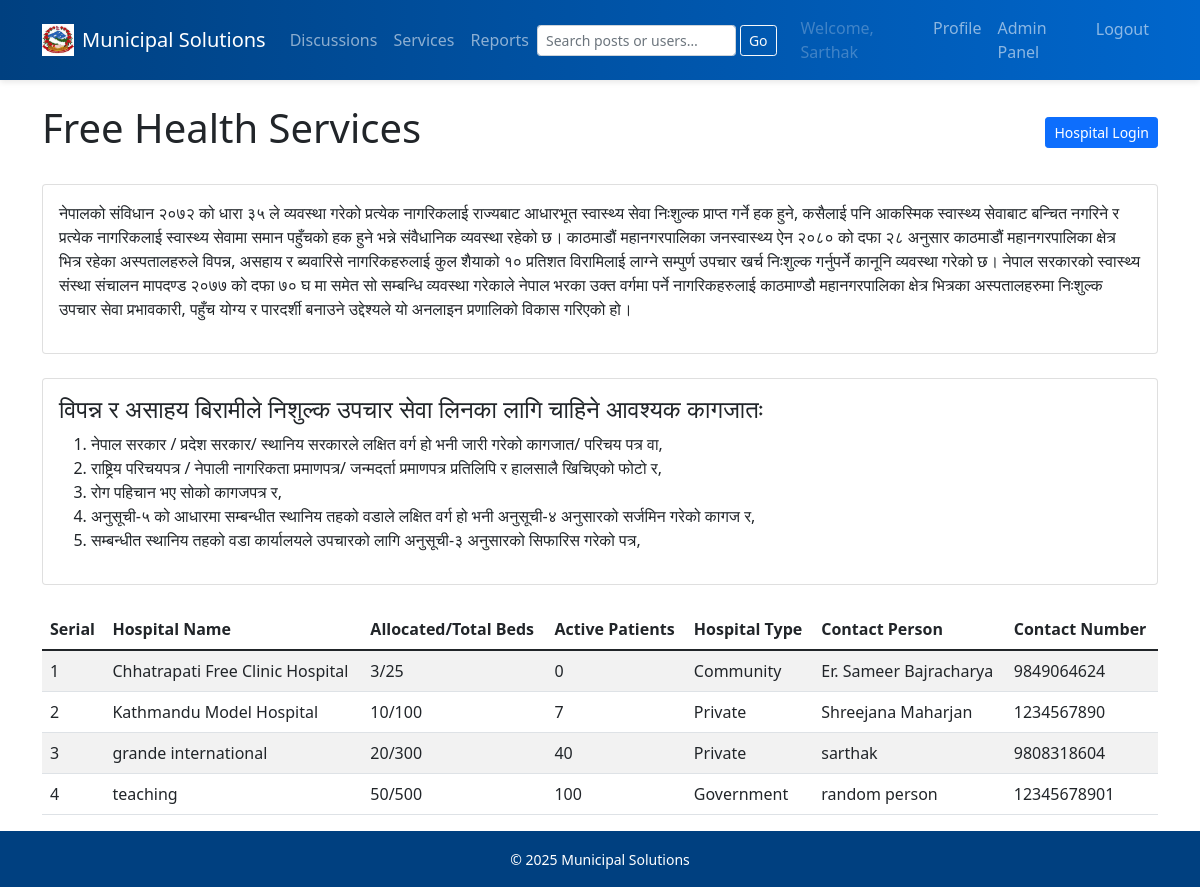
The app's page /services/free-health/ (signed in) with its own data.
### accounts/models.py (models this page shows, shortened)
class CustomUser(AbstractUser):
    is_admin     = models.BooleanField(default=False)
    phone_number = models.CharField(max_length=20, blank=True)
    address      = models.TextField(blank=True)
    email        = models.EmailField(unique=True)

### services/models.py (models this page shows, shortened)
class Hospital(models.Model):
    HOSPITAL_TYPE_CHOICES = [
        ('Community', 'Community'),
        ('Private', 'Private'),
        ('Government', 'Government'),
    ]
    name = models.CharField("Hospital Name", max_length=255)
    allocated_beds = models.PositiveIntegerField("Allocated Beds")
    total_beds     = models.PositiveIntegerField("Total Beds")
    active_patients = models.PositiveIntegerField("Active Patients")
    hospital_type  = models.CharField("Hospital Type", max_length=20, choices=HOSPITAL_TYPE_CHOICES)
    contact_person = models.CharField("Contact Person", max_length=100)
    contact_number = models.CharField("Contact Number", max_length=20)
    class Meta:
        verbose_name = "Hospital"
        verbose_name_plural = "Hospitals"

### services/views.py (the view)
# urls.py: path('services/free-health/', views.free_health_services, name='free_health_services'),
def free_health_services(request):
    hospitals = Hospital.objects.all().order_by('id')
    return render(request, 'services/free_health_services.html', {
        'hospitals': hospitals
    })

### templates/services/free_health_services.html (shortened to what this page needs)
{% extends "base.html" %}
{% block content %}
  <div class="d-flex justify-content-between align-items-center mb-4">
    <h1>Free Health Services</h1>
    <a href="https://freehealth.kathmandu.gov.np/h_login/"
       class="btn btn-primary btn-sm">
      Hospital Login
    </a>
  </div>
  <div class="card mb-4">
    <div class="card-body">
      <p>
        नेपालको संविधान २०७२ को धारा ३५ ले व्यवस्था गरेको प्रत्येक नागरिकलाई राज्यबाट आधारभूत स्वास्थ्य सेवा निःशुल्क प्राप्त गर्ने हक हुने, कसैलाई पनि आकस्मिक स्वास्थ्य सेवाबाट बन्चित नगरिने र प्रत्येक नागरिकलाई स्वास्थ्य सेवामा समान पहुँचको हक हुने भन्ने संवैधानिक व्यवस्था रहेको छ। काठमाडौं महानगरपालिका जनस्वास्थ्य ऐन २०८० को दफा २८ अनुसार काठमाडौं महानगरपालिका क्षेत्र भित्र रहेका अस्पतालहरुले विपन्न, असहाय र ब्यवारिसे नागरिकहरुलाई कुल शैयाको १० प्रतिशत विरामिलाई लाग्ने सम्पुर्ण उपचार खर्च निःशुल्क गर्नुपर्ने कानूनि व्यवस्था गरेको छ। नेपाल सरकारको स्वास्थ्य संस्था संचालन मापदण्ड २०७७ को दफा ७० घ मा समेत सो सम्बन्धि व्यवस्था गरेकाले नेपाल भरका उक्त वर्गमा पर्ने नागरिकहरुलाई काठमाण्डौ महानगरपालिका क्षेत्र भित्रका अस्पतालहरुमा निःशुल्क उपचार सेवा प्रभावकारी, पहुँच योग्य र पारदर्शी बनाउने उद्देश्यले यो अनलाइन प्रणालिको विकास गरिएको हो।
      </p>
    </div>
  </div>
  <div class="card mb-4">
    <div class="card-body">
      <h4 class="card-title">
        विपन्न र असाहय बिरामीले निशुल्क उपचार सेवा लिनका लागि चाहिने आवश्यक कागजातः
      </h4>
      <ol>
        <li>नेपाल सरकार / प्रदेश सरकार/ स्थानिय सरकारले लक्षित वर्ग हो भनी जारी गरेको कागजात/ परिचय पत्र वा,</li>
        <li>राष्ट्रिय परिचयपत्र / नेपाली नागरिकता प्रमाणपत्र/ जन्मदर्ता प्रमाणपत्र प्रतिलिपि र हालसालै खिचिएको फोटो र,</li>
        <li>रोग पहिचान भए सोको कागजपत्र र,</li>
        <li>अनुसूची-५ को आधारमा सम्बन्धीत स्थानिय तहको वडाले लक्षित वर्ग हो भनी अनुसूची-४ अनुसारको सर्जमिन गरेको कागज र,</li>
        <li>सम्बन्धीत स्थानिय तहको वडा कार्यालयले उपचारको लागि अनुसूची-३ अनुसारको सिफारिस गरेको पत्र,</li>
      </ol>
    </div>
  </div>
  <table class="table table-striped">
    <thead>
      <tr>
        <th>Serial</th>
        <th>Hospital Name</th>
        <th>Allocated/Total Beds</th>
        <th>Active Patients</th>
        <th>Hospital Type</th>
        <th>Contact Person</th>
        <th>Contact Number</th>
      </tr>
    </thead>
    <tbody>
      {% for hosp in hospitals %}
        <tr>
          <td>{{ forloop.counter }}</td>
          <td>{{ hosp.name }}</td>
          <td>{{ hosp.allocated_beds }}/{{ hosp.total_beds }}</td>
          <td>{{ hosp.active_patients }}</td>
          <td>{{ hosp.hospital_type }}</td>
          <td>{{ hosp.contact_person }}</td>
          <td>{{ hosp.contact_number }}</td>
        </tr>
      {% empty %}
        <tr>
          <td colspan="7">No hospital data yet. Head to the admin panel to add entries.</td>
        </tr>
      {% endfor %}
    </tbody>
  </table>
{% endblock %}

### templates/base.html (shortened to what this page needs)
{% load static %}
<!DOCTYPE html>
<html>
<head>
    <link href="{% static 'css/style.css' %}" rel="stylesheet">
    <link href="https://cdn.jsdelivr.net/npm/bootstrap@5.1.3/dist/css/bootstrap.min.css"
          rel="stylesheet">
</head>
<body>
<nav class="navbar navbar-expand-lg navbar-dark">
  <div class="container">
    <a class="navbar-brand d-flex align-items-center" href="{% url 'home' %}">
      <img src="{% static 'css/img/ms_logo.jpeg' %}"
           alt="MS logo"
           height="32"
           class="me-2">
      Municipal Solutions
    </a>
    <div class="collapse navbar-collapse" id="mainNav">
      <ul class="navbar-nav me-auto mb-2 mb-lg-0">
        <li class="nav-item">
          <a class="nav-link" href="{% url 'discussions' %}">Discussions</a>
        </li>
        <li class="nav-item">
          <a class="nav-link" href="{% url 'service_page' %}">Services</a>
        </li>
        <li class="nav-item">
          <a class="nav-link" href="{% url 'reports' %}">Reports</a>
        </li>
      </ul>
      <form class="d-flex me-3" action="{% url 'search' %}" method="get">
        <input
          class="form-control form-control-sm"
          type="search"
          name="q"
          placeholder="Search posts or users…"
          value="{{ request.GET.q|default_if_none:'' }}"
        >
        <button class="btn btn-sm btn-outline-light ms-1" type="submit">Go</button>
      </form>
      <ul class="navbar-nav mb-2 mb-lg-0">
        {% if user.is_authenticated %}
          <li class="nav-item">
            <span class="nav-link disabled">Welcome, {{ user.username }}</span>
          </li>
          <li class="nav-item">
            <a class="nav-link" href="{% url 'profile' %}">Profile</a>
          </li>
          {% if user.is_admin %}
            <li class="nav-item">
              <a class="nav-link" href="{% url 'admin:index' %}">Admin Panel</a>
            </li>
          {% endif %}
          <li class="nav-item">
            <form method="post" action="{% url 'logout' %}">
              <button type="submit" class="nav-link btn btn-link">Logout</button>
            </form>
          </li>
        {% endif %}
      </ul>
    </div>
  </div>
</nav>
<div class="container mt-4 content-wrap">
  {% block content %}{% endblock %}
</div>
<footer style="background:#004080; color:white; text-align:center; padding:1rem 0;">
  <small>© {% now "Y" %} Municipal Solutions</small>
</footer>
</body>
</html>

### static/css/style.css (style rules this page uses)
:root { --primary: #004080; --secondary: #0066cc; --light-bg: #f8f9fa; --text: #212529; --seal-opacity: 0.40; --transition: 0.2s ease; --border-radius: 0.5rem; --card-shadow: 0 2px 6px rgba(0,0,0,0.1); }
*, *::before, *::after { box-sizing: border-box; margin: 0; padding: 0; }
body { font-family: 'Inter', sans-serif; background: var(--light-bg); color: var(--text); line-height: 1.6; }
.navbar { background: linear-gradient(90deg, var(--primary), var(--secondary)); box-shadow: var(--card-shadow); }
.navbar-brand img { height: 32px; margin-right: 0.5rem; }
.nav-link { transition: background-color var(--transition), color var(--transition); }

### records on screen
CustomUser: username "Sarthak"
Hospital: name "Chhatrapati Free Clinic Hospital", allocated_beds "3", total_beds "25", active_patients "0", hospital_type "Community", contact_person "Er. Sameer Bajracharya", contact_number "9849064624"
Hospital: name "Kathmandu Model Hospital", allocated_beds "10", total_beds "100", active_patients "7", hospital_type "Private", contact_person "Shreejana Maharjan", contact_number "1234567890"
Hospital: name "grande international", allocated_beds "20", total_beds "300", active_patients "40", hospital_type "Private", contact_person "sarthak", contact_number "9808318604"
Hospital: name "teaching", allocated_beds "50", total_beds "500", active_patients "100", hospital_type "Government", contact_person "random person", contact_number "12345678901"
